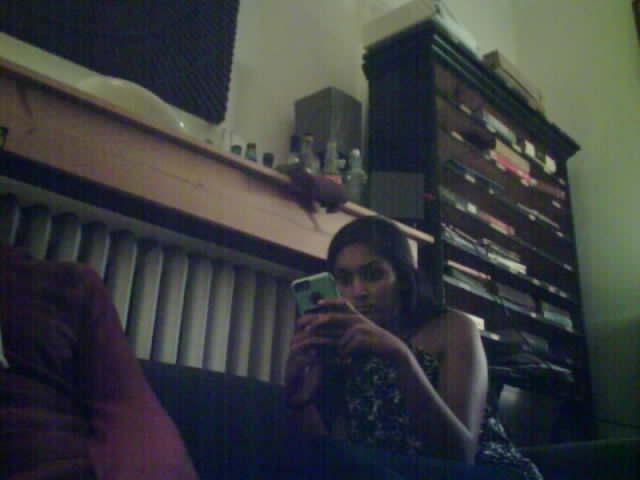
#> input picture face.jpg, 640 x 480 px
$ python -i facedetectfilter.py   (imports and definitions only)
#> lines starting #> are read from the running program, lines starting #| are printed output that depends on the picture
import numpy as np
import os
import cv2

dirname = 'data/images'
# img1 = cv2.imread('C:\Users\danielfelixkim\Documents\hi_2people.jpg')


def facedetect(image, face_filter_in='dog_filter'):

	face_cascade = cv2.CascadeClassifier('classifiers/haarcascade_frontalface_default.xml')
	eye_cascade = cv2.CascadeClassifier('classifiers/haarcascade_eye.xml')
	with open('face.jpg', 'wb') as f:
		f.write(image)
#	print image
#	fi = cStringIO.StringIO(image)
#	print fi
	img1 = cv2.imread('face.jpg')
	image_rows,image_cols,image_channels = img1.shape
#	img1 = convertToJpg(image)
	gray1 = cv2.cvtColor(img1, cv2.COLOR_BGR2GRAY)
	faces = face_cascade.detectMultiScale(gray1, 1.3, 5)

	centerFrame = (0,0)
	centerImage = (320,240)
	offsetImage = (106, 50)
	command = [0,0,0,0]

	#Detect Faces
	for (x,y,w,h) in faces:
		centerFrame = x+w/2,y+h/2
		roi_gray = gray1[y:y+h, x:x+w]
		roi_color = img1[y:y+h, x:x+w]
		eyes = eye_cascade.detectMultiScale(roi_gray)

		# #Add Filters

		# face_filter_height  = int(round(h * 1.2))
		# face_filter_width  = int(round(face_filter_height * orig_filter_width / orig_filter_height))
		face_filter = cv2.imread('dog_filter.png')
		x1 = x - 15
		x2 = x + w
		y1 = y -50
		y2 = h+y + 70

		rows,cols,channels = face_filter.shape

		# Check for clipping
		if x1 < 0:
			x1 = 0
		if y1 < 0:
			y1 = 0
		if x2 > image_cols:
			x2 = image_cols
		if y2 > image_rows:
			y2 = image_rows

		# Re-calculate the width and height of the mustache image
		filterWidth = x2 - x1
		filterHeight = y2 - y1
		# # Re-size the original image and the masks to the mustache sizes
		# # calcualted above


		# Now create a mask of logo and create its inverse mask also
		img2gray = cv2.cvtColor(face_filter,cv2.COLOR_BGR2GRAY)
		ret, mask = cv2.threshold(img2gray, 10, 255, cv2.THRESH_BINARY)
		mask_inv = cv2.bitwise_not(mask)

		filter_apply = cv2.resize(face_filter, (filterWidth,filterHeight), interpolation = cv2.INTER_AREA)
		mask = cv2.resize(mask, (filterWidth,filterHeight), interpolation = cv2.INTER_AREA)
		mask_inv = cv2.resize(mask_inv, (filterWidth,filterHeight), interpolation = cv2.INTER_AREA)

		# I want to put logo on top-left corner, So I create a ROI
		roi = img1[y1:y2,x1:x2]
		# Now black-out the area of logo in ROI
		img1_bg = cv2.bitwise_and(roi,roi,mask = mask_inv)
		# Take only region of logo from logo image.
		img2_fg = cv2.bitwise_and(filter_apply,filter_apply,mask = mask)
		# Put logo in ROI and modify the main image
		dst = cv2.add(img1_bg,img2_fg)
		img1[y1:y2,x1:x2] = dst

	#Check if webcam should move
	if (not centerFrame[0] == 0 and not centerFrame[1] == 0):
		if (centerFrame[0] < centerImage[0]-offsetImage[0]):
			command[0] = 1
			command[2] = 0
		elif (centerFrame[0] > centerImage[0] + offsetImage[0]):
			command[0] = 1
			command[2] = 1
		if (centerFrame[1] < centerImage[1] - offsetImage[1]):
			command[1] = 1
			command[3] = 1
		elif (centerFrame[1] > centerImage[1] + offsetImage[1]):
			command[1] = 1
			command[3] = 0


	cv2.imwrite(os.path.join(dirname, 'img.png'),img1)
	return "cmd=" + "".join(str(x) for x in command)


# [8 lines of commented-out code are left out]

>>> import cv2
>>> picture = cv2.imread('face.jpg', cv2.IMREAD_GRAYSCALE)
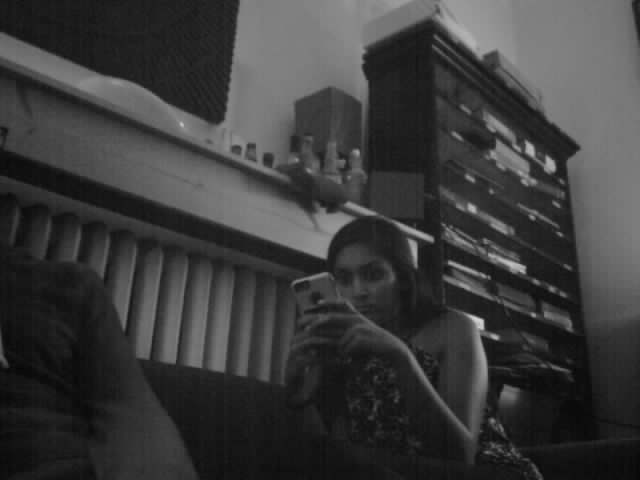
#> picture: shape (480, 640); min 6, max 214, mean 59.7
>>> result = facedetect(picture)
#> (the run stopped early here; a loop or call above may not have finished)
